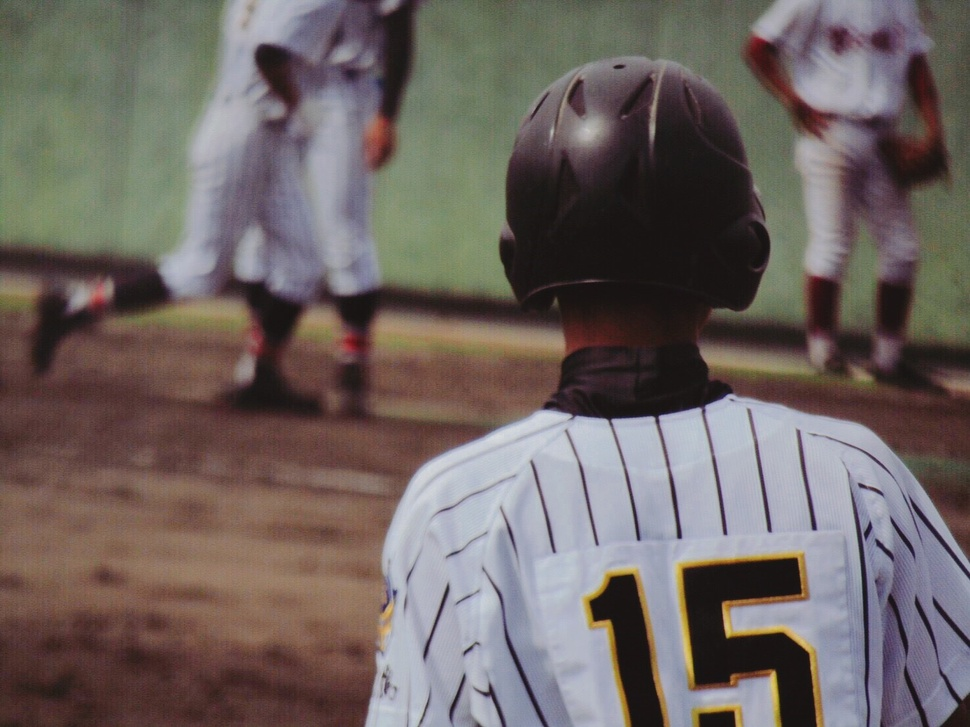
#> input picture keita.jpg, 970 x 727 px, shrunk from 1478 x 1108 before the run
$ python main2.py
#> lines starting #> are read from the running program, lines starting #| are printed output that depends on the picture
from PIL import Image
import numpy as np
from matplotlib import pyplot as plt


def main():
    # 画像を読み込む
    img = Image.open('keita.jpg')
#> img is the input picture: PIL image 970x727 RGB; mean R, G, B 110, 100.5, 97.4
    # グレイスケールに変換する
    gray_img = img.convert('L')
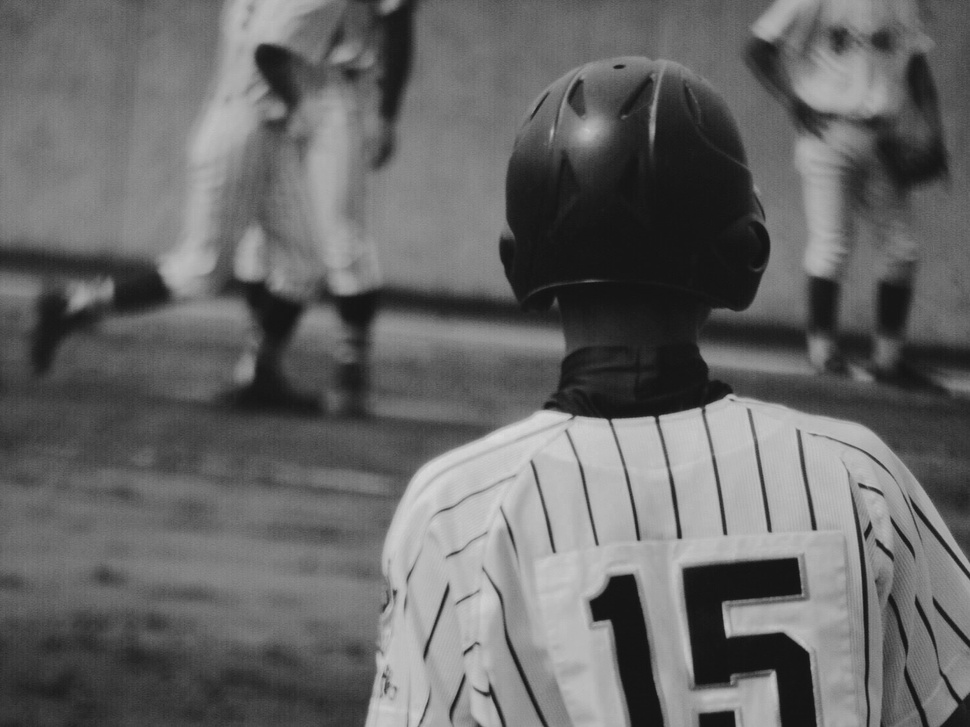
#> gray_img: PIL image 970x727 L; min 16, max 220, mean 103
    # NumPy 配列にする
    f_xy = np.asarray(gray_img)

    # 2 次元高速フーリエ変換で周波数領域の情報を取り出す
    f_uv = np.fft.fft2(f_xy)
    # 画像の中心に低周波数の成分がくるように並べかえる
    shifted_f_uv = np.fft.fftshift(f_uv)

    # パワースペクトルに変換する
    magnitude_spectrum2d = 20 * np.log(np.absolute(shifted_f_uv))
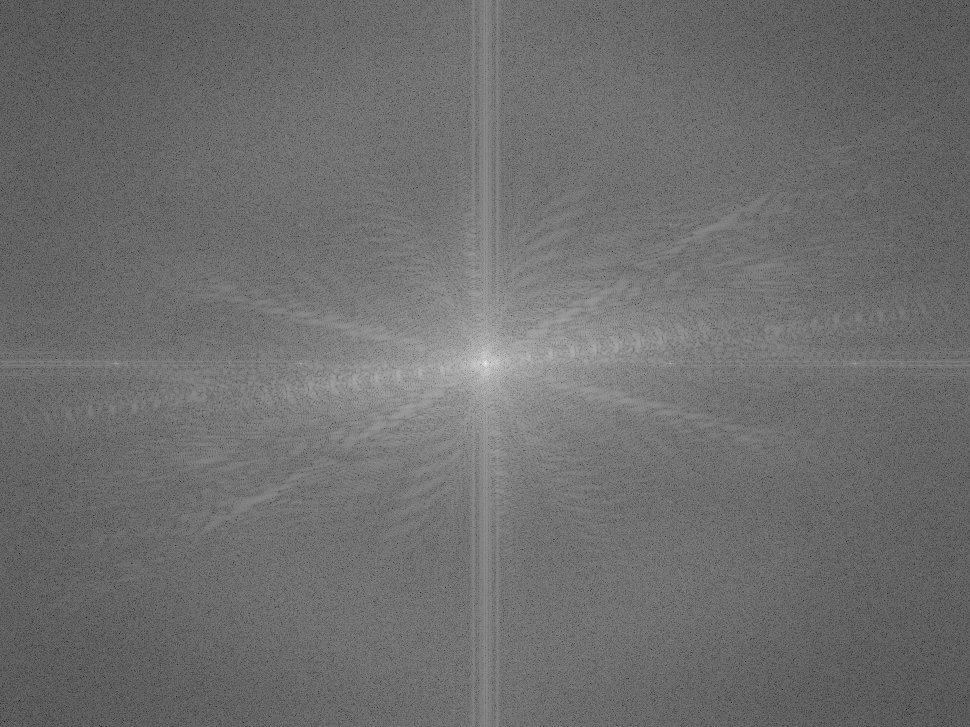
#> magnitude_spectrum2d: shape (727, 970) float64; min -8.36, max 362, mean 152.5; drawn with min black and max white

    # 元の並びに直す
    unshifted_f_uv = np.fft.fftshift(shifted_f_uv)
    # 2 次元逆高速フーリエ変換で空間領域の情報に戻す
    i_f_xy = np.fft.ifft2(unshifted_f_uv).real  # 実数部だけ使う
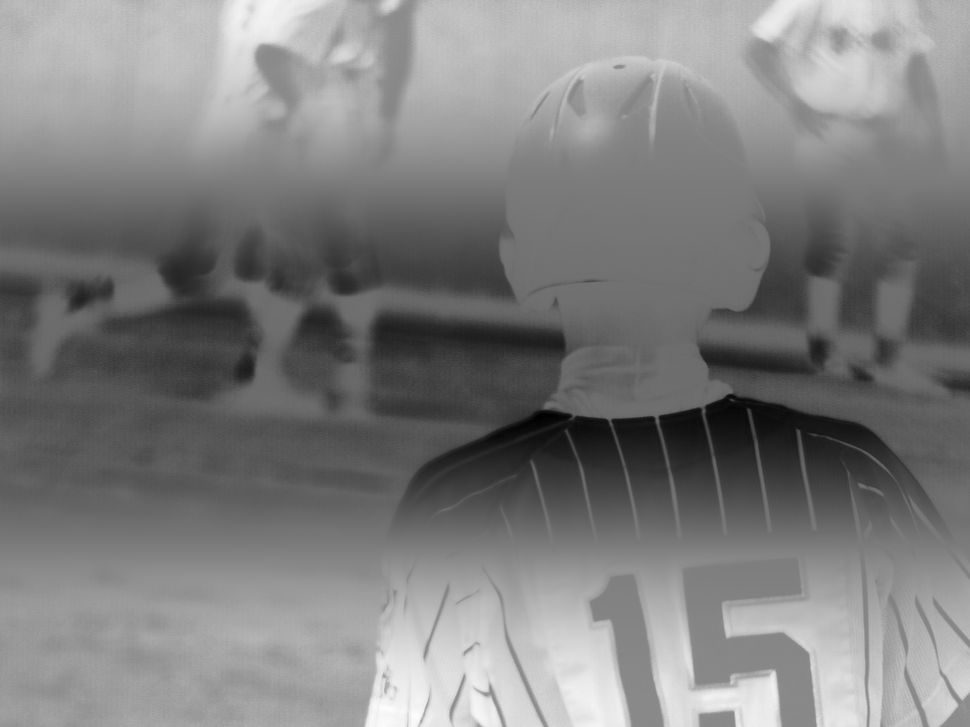
#> i_f_xy: shape (727, 970) float64; min -192.2, max 203.2, mean 4.7; drawn with min black and max white

    # 上記を画像として可視化する
    fig, axes = plt.subplots(1, 3, figsize=(8, 4))
    # 枠線と目盛りを消す
    for ax in axes:
        for spine in ax.spines.values():
            spine.set_visible(False)
        ax.set_xticks([])
        ax.set_yticks([])
    # 元画像
    axes[0].imshow(f_xy, cmap='gray')
    axes[0].set_title('Input Image')
    # 周波数領域のパワースペクトル
    axes[1].imshow(magnitude_spectrum2d, cmap='gray')
    axes[1].set_title('Magnitude Spectrum')
    # FFT -> IFFT した画像
    axes[2].imshow(i_f_xy, cmap='gray')
    axes[2].set_title('Reversed Image')
    # グラフを表示する
    plt.show()
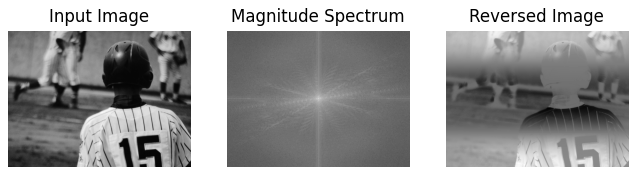
#> figure drawn by matplotlib, 3 panels


if __name__ == '__main__':
    main()

$ run again, with nice_face.jpg copied over keita.jpg
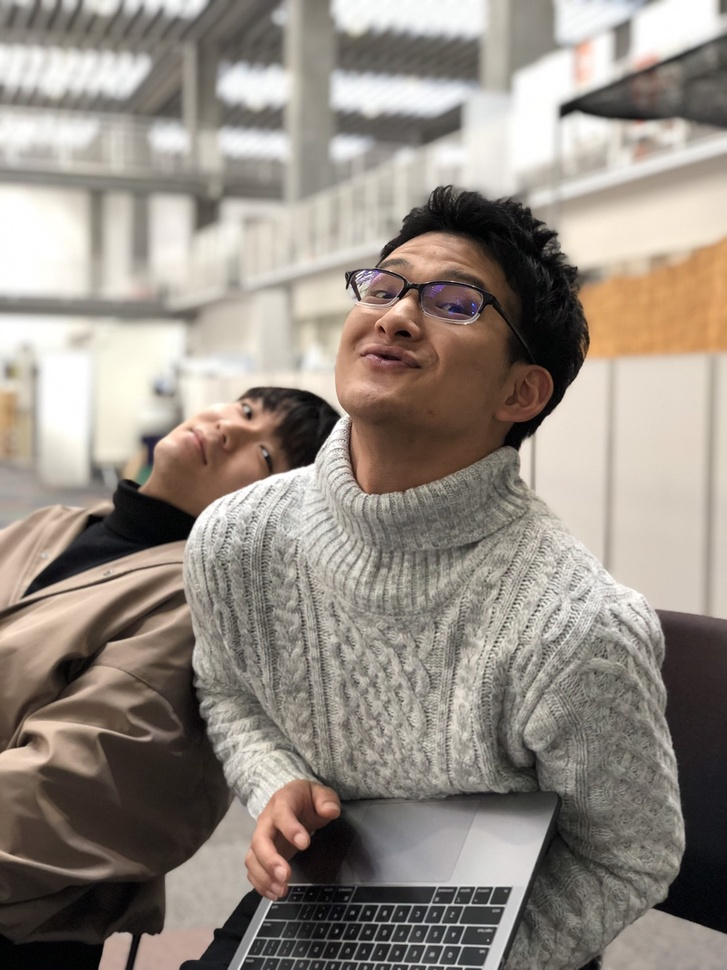
#> input picture nice_face.jpg, 727 x 970 px, shrunk from 1108 x 1478 before the run
#> in main, img is the input picture: PIL image 727x970 RGB; mean R, G, B 148.6, 139.8, 131
#> in main, `i_f_xy = np.fft.ifft2(unshifted_f_uv).real`:
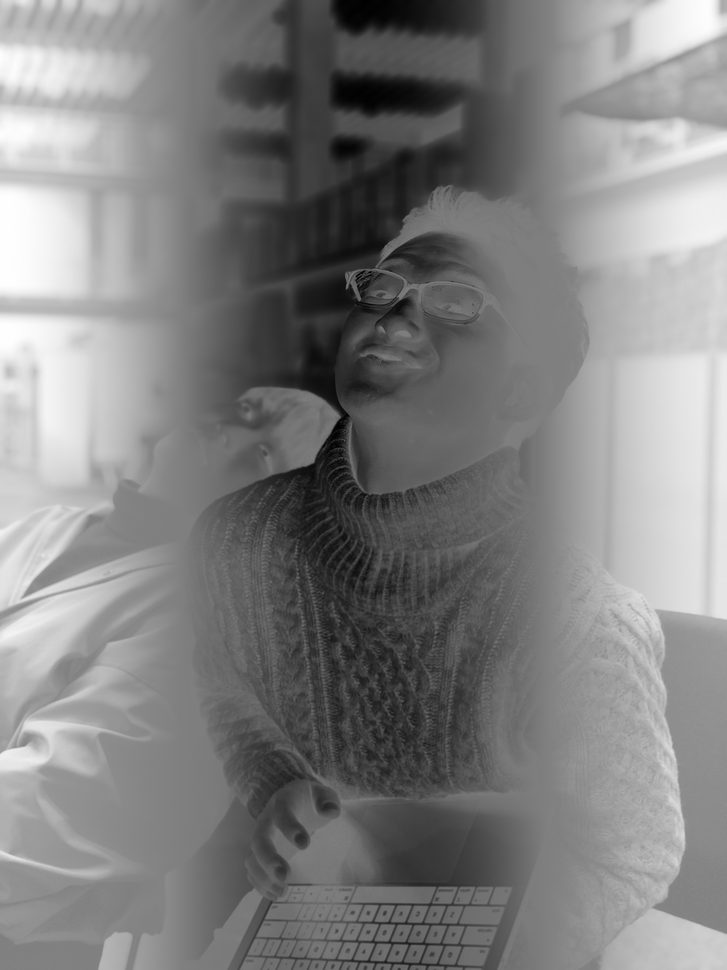
#> i_f_xy: shape (970, 727) float64; min -255, max 255, mean 4; drawn with min black and max white
#> in main, `plt.show()`:
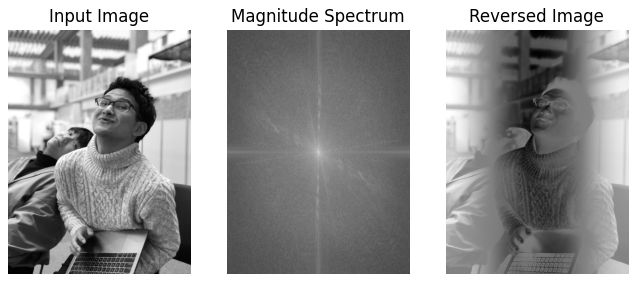
#> figure drawn by matplotlib, 3 panels
